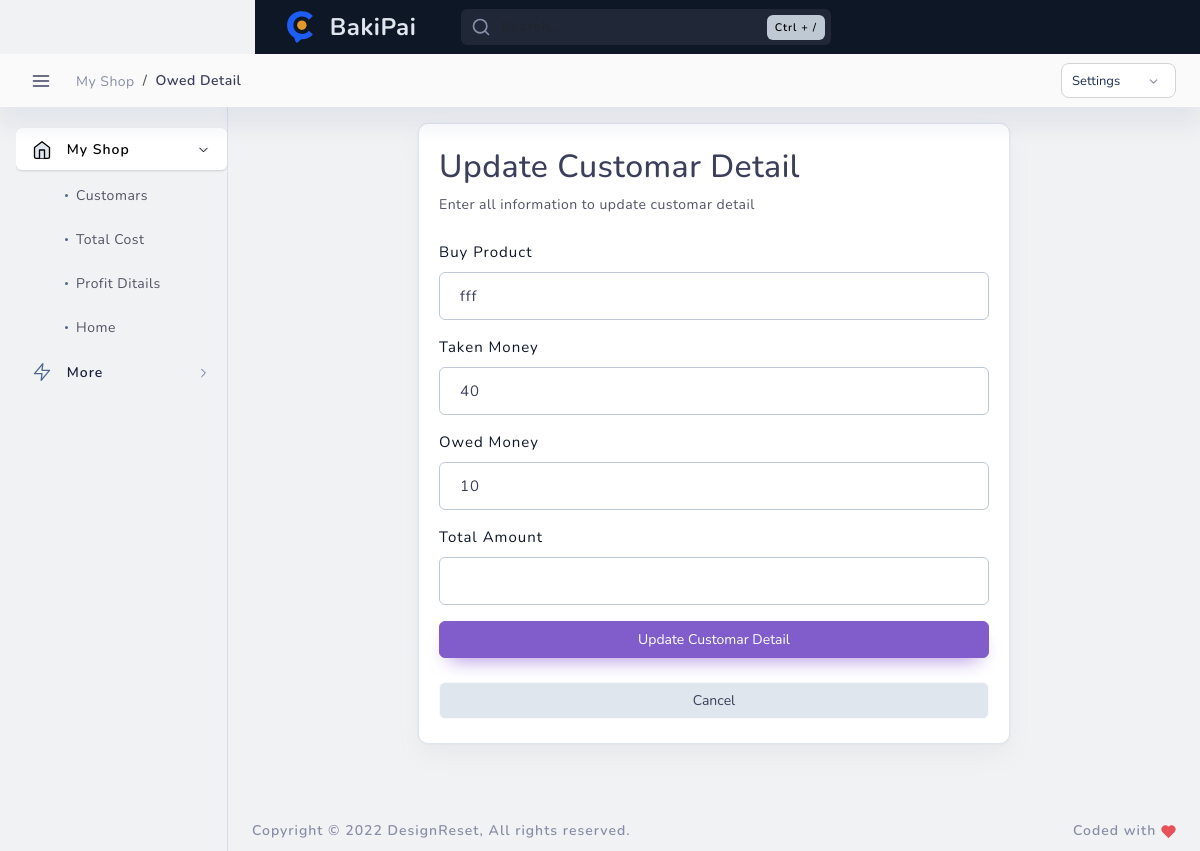
/update_customer_detail/2/, run on the app's committed database.
### admin_panel/models.py (models this page shows, shortened)
class customar_ditail(models.Model):
    customer = models.ForeignKey(customar, on_delete=models.CASCADE)
    buy_product = models.TextField(max_length=1000)
    given_money =  models.IntegerField()
    get_money = models.IntegerField(blank=True, null=True)
    total_amount = models.DecimalField(max_digits=100, decimal_places=10 , default=0)
    transaction_date = models.DateTimeField(auto_now_add=True)
    pay_at = models.DateTimeField(null=True , blank=True)

### admin_panel/views.py (the view, shortened to what this page needs)
# urls.py: path('update_customer_detail/<int:id>/', update_customer_detail, name='update_customer_detail'),
def update_customer_detail(request, id):
    customar1 = get_object_or_404(customar_ditail, id=id) # template e jate change korte na hoi tai customar1 dewa
    try :
       details = customar_ditail.objects.get(id=id)
    except Exception as e :
      raise Http404(f"customar not found by your given id:{id}")
    context = {
         'customar1':customar1
    }
    return render(request , 'admin_panel/detail/update_customer_detail.html' , context)

### admin_panel/templates/admin_panel/detail/update_customer_detail.html (shortened to what this page needs)
{% load static %}
<!DOCTYPE html>
<html lang="en">
<head>
    <link href="{% static 'admin_theme/layouts/vertical-dark-menu/css/light/loader.css' %}" rel="stylesheet" type="text/css" />
    <link href="{% static 'admin_theme/layouts/vertical-dark-menu/css/dark/loader.css' %}" rel="stylesheet" type="text/css" />
    <link href="{% static 'admin_theme/src/bootstrap/css/bootstrap.min.css' %}" rel="stylesheet" type="text/css" />
    <link href="{% static 'admin_theme/layouts/vertical-dark-menu/css/light/plugins.css' %}" rel="stylesheet" type="text/css" />
    <link href="{% static 'admin_theme/layouts/vertical-dark-menu/css/dark/plugins.css' %}" rel="stylesheet" type="text/css" />
    <link href="{% static 'admin_theme/src/plugins/src/apex/apexcharts.css' %}" rel="stylesheet" type="text/css">
    <link href="{% static 'admin_theme/src/assets/css/light/dashboard/dash_1.css' %}" rel="stylesheet" type="text/css" />
    <link href="{% static 'admin_theme/src/assets/css/dark/dashboard/dash_1.css' %}" rel="stylesheet" type="text/css" />
</head>
<body class="layout-boxed">
    <div class="header-container container-xxl">
        <header class="header navbar navbar-expand-sm expand-header">
            <ul class="navbar-item theme-brand flex-row  text-center">
                <li class="nav-item theme-logo">
                    <a href="index.html">
                        <img src="{% static 'admin_theme/src/assets/img/logo2.svg' %}" class="navbar-logo" alt="logo">
                    </a>
                </li>
                <li class="nav-item theme-text">
                    <a href="index.html" class="nav-link"> BakiPai </a>
                </li>
            </ul>
            <div class="search-animated toggle-search">
                <svg xmlns="http://www.w3.org/2000/svg" width="24" height="24" viewBox="0 0 24 24" fill="none" stroke="currentColor" stroke-width="2" stroke-linecap="round" stroke-linejoin="round" class="feather feather-search"><circle cx="11" cy="11" r="8"></circle><line x1="21" y1="21" x2="16.65" y2="16.65"></line></svg>
                <form class="form-inline search-full form-inline search" role="search">
                    <div class="search-bar">
                        <input type="text" class="form-control search-form-control  ml-lg-auto" placeholder="Search...">
                    </div>
                </form>
                <span class="badge badge-secondary">Ctrl + /</span>
            </div>
        </header>
    </div>
    <div class="main-container" id="container">
        <div class="sidebar-wrapper sidebar-theme">
            <nav id="sidebar">
                <div class="shadow-bottom"></div>
                <ul class="list-unstyled menu-categories" id="accordionExample">
                    <li class="menu active">
                        <a href="#dashboard" data-bs-toggle="collapse" aria-expanded="true" class="dropdown-toggle">
                            <div class="">
                                <span>My Shop</span>
                            </div>
                            <div>
                                <svg xmlns="http://www.w3.org/2000/svg" width="24" height="24" viewBox="0 0 24 24" fill="none" stroke="currentColor" stroke-width="2" stroke-linecap="round" stroke-linejoin="round" class="feather feather-chevron-right"><polyline points="9 18 15 12 9 6"></polyline></svg>
                            </div>
                        </a>
                        <ul class="collapse submenu list-unstyled show" id="dashboard" data-bs-parent="#accordionExample">
                            <li>
                                <a href="{% url 'customar_list' %}"> Customars </a>
                            </li>
                            <li>
                                <a href="{% url 'total_cost'%}">Total Cost </a>
                            </li>
                            <li>
                                <a href="{% url 'profit_detail' %}"> Profit Ditails </a>
                            </li>
                            <li>
                                <a href="{%url 'index' %}"> Home</a>
                            </li>
                        </ul>
                    </li>
                    <li class="menu">
                        <a href="#elements" data-bs-toggle="collapse" aria-expanded="false" class="dropdown-toggle">
                            <div class="">
                                <svg xmlns="http://www.w3.org/2000/svg" width="24" height="24" viewBox="0 0 24 24" fill="none" stroke="currentColor" stroke-width="2" stroke-linecap="round" stroke-linejoin="round" class="feather feather-zap"><polygon points="13 2 3 14 12 14 11 22 21 10 12 10 13 2"></polygon></svg>
                                <span>More</span>
                            </div>
                            <div>
                                <svg xmlns="http://www.w3.org/2000/svg" width="24" height="24" viewBox="0 0 24 24" fill="none" stroke="currentColor" stroke-width="2" stroke-linecap="round" stroke-linejoin="round" class="feather feather-chevron-right"><polyline points="9 18 15 12 9 6"></polyline></svg>
                            </div>
                        </a>
            </nav>
        </div>
        <div id="content" class="main-content">
            <div class="layout-px-spacing">
                <div class="middle-content container-xxl p-0">
                    <div class="secondary-nav">
                        <div class="breadcrumbs-container" data-page-heading="Analytics">
                            <header class="header navbar navbar-expand-sm">
                                <a href="javascript:void(0);" class="btn-toggle sidebarCollapse" data-placement="bottom">
                                </a>
                                <div class="d-flex breadcrumb-content">
                                    <div class="page-header">
                                        <nav class="breadcrumb-style-one" aria-label="breadcrumb">
                                            <ol class="breadcrumb">
                                                <li class="breadcrumb-item"><a href="{% url 'index' %}">My Shop</a></li>
                                                <li class="breadcrumb-item active" aria-current="page">Owed Detail</li>
                                            </ol>
                                        </nav>
                                    </div>
                                </div>
                                <ul class="navbar-nav flex-row ms-auto breadcrumb-action-dropdown">
                                    <li class="nav-item more-dropdown">
                                        <div class="dropdown  custom-dropdown-icon">
                                            <a class="dropdown-toggle btn" href="#" role="button" id="customDropdown" data-bs-toggle="dropdown" aria-haspopup="true" aria-expanded="false">
                                                <span>Settings</span>
                                                <svg xmlns="http://www.w3.org/2000/svg" width="24" height="24" viewBox="0 0 24 24" fill="none" stroke="currentColor" stroke-width="2" stroke-linecap="round" stroke-linejoin="round" class="feather feather-chevron-down custom-dropdown-arrow"><polyline points="6 9 12 15 18 9"></polyline></svg>
                                            </a>
                                        </div>
                                    </li>
                                </ul>
                            </header>
                        </div>
                    </div>
                    </div>
                    <div class="auth-container d-flex">
                        <div class="container mx-auto align-self-center">
                            <div class="row">
                                <div class="col-xxl-6 col-xl-8 col-lg-10 col-md-10 col-12 d-flex flex-column align-self-center mx-auto">
                                    <div class="card mt-3 mb-3">
                                        <div class="card-body">
                                            <div class="row">
                                                <div class="col-md-12 mb-3">
                                                    <h2>Update Customar Detail</h2>
                                                    <p>Enter all information to update customar detail</p>
                                                </div>
                                                <form method="POST">
                                                    <div class="col-md-12">
                                                        <div class="mb-3">
                                                            <label class="form-label">Buy Product</label>
                                                            <input type="text" name="buy_product" class="form-control add-billing-address-input" value="{{ customar1.buy_product }}">
                                                        </div>
                                                    </div>
                                                    <div class="col-md-12">
                                                        <div class="mb-3">
                                                            <label class="form-label">Taken Money</label>
                                                            <input type="text" name="taken_money" class="form-control" value="{{ customar1.given_money }}">
                                                        </div>
                                                    </div>
                                                    <div class="col-12">
                                                        <div class="mb-3">
                                                            <label class="form-label">Owed Money</label>
                                                            <input type="text" name="get_money" class="form-control" value="{{ customar1.get_money }}">
                                                        </div>
                                                    </div>
                                                    <div class="col-12">
                                                        <div class="mb-3">
                                                            <label class="form-label">Total Amount</label>
                                                            <input type="text" name="total_amount" class="form-control" value="{{ customar1.total_ammount }}">
                                                        </div>
                                                    </div>
                                                    <div class="col-12">
                                                        <div class="mb-4">
                                                            <button type="submit" class="btn btn-secondary w-100">Update Customar Detail</button>
                                                        </div>
                                                       <a href="{% url 'customar_detail' id=customar1.id %}">
                                                            <button type="button" id="cancel-btn" class="btn btn-light w-100">Cancel</button>
                                                       </a>
                                                    </div>
                                                </form>
                                            </div>
                                        </div>
                                    </div>
                                </div>
                            </div>
                        </div>
                    </div>
                </div>
            <div class="footer-wrapper">
                <div class="footer-section f-section-1">
                    <p class="">Copyright © <span class="dynamic-year">2022</span> <a target="_blank" href="https://designreset.com/cork-admin/">DesignReset</a>, All rights reserved.</p>
                </div>
                <div class="footer-section f-section-2">
                    <p class="">Coded with </p>
                </div>
            </div>
        </div>
    </div>
</body>
</html>

### data on the page
customar_ditail: buy_product "fff", taken_money "40", get_money "10"
